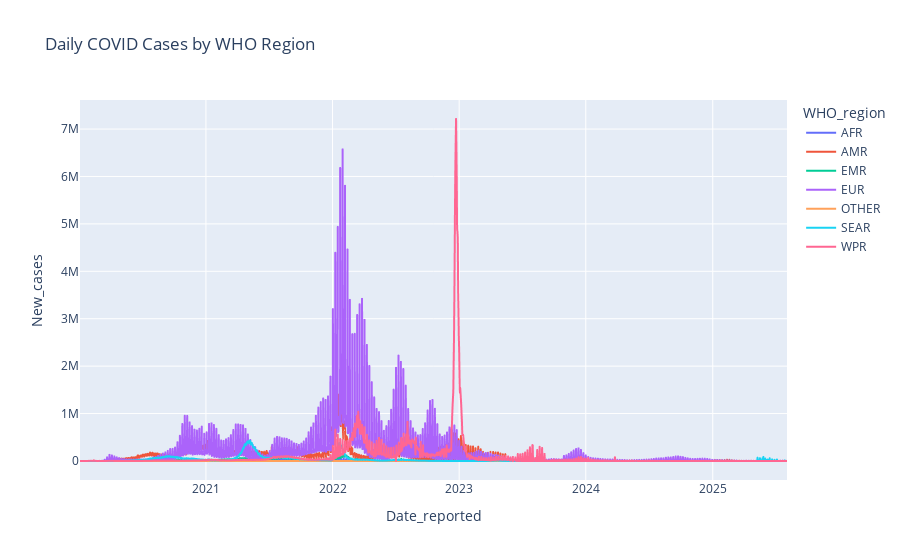
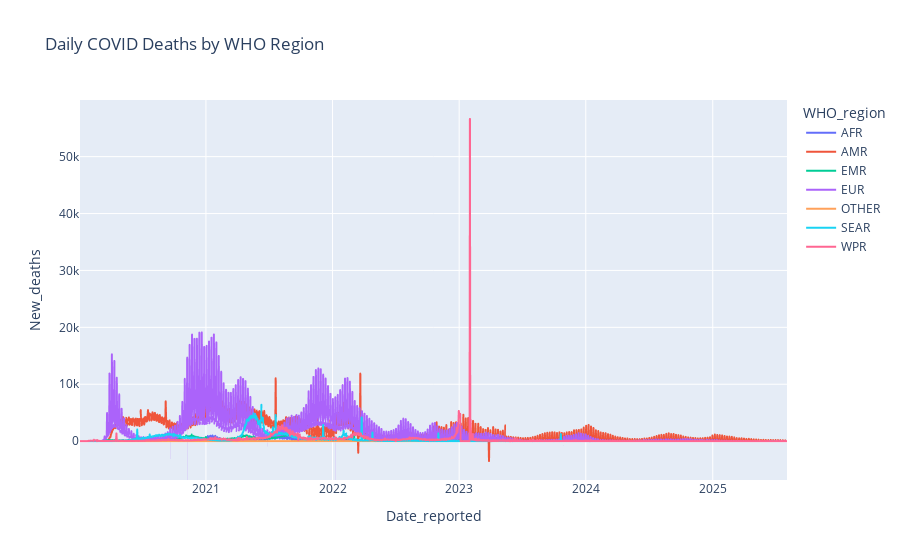

The code cell stored with these charts, in order, in its notebook:
### Markdown cell above
Daily COVID-19 Trends by WHO Region

### Code cell
region_trends = (df.groupby(["Date_reported", "WHO_region"])[["New_cases", "New_deaths"]].sum().reset_index())

# Daily cases per region
fig_cases = px.line(
    region_trends,
    x="Date_reported",
    y="New_cases",
    color="WHO_region",
    title="Daily COVID Cases by WHO Region"
)
fig_cases.show()
print("Insight: The Americas and Europe show high daily cases, while Africa and Western Pacific show lower counts with intermittent spikes.")

# Daily deaths per region
fig_deaths = px.line(
    region_trends,
    x="Date_reported",
    y="New_deaths",
    color="WHO_region",
    title="Daily COVID Deaths by WHO Region"
)
fig_deaths.show()
print("Insight: Deaths follow a similar regional pattern as cases; however, mortality trends are less volatile and highlight healthcare capacity differences.")

### Figure 1 — Plotly figure (JSON) as saved in the notebook; plotly's stock layout.template omitted (floating-point values rounded to 4 significant figures; data arrays with more than 128 entries replaced by an {"elided": "..."} marker saying what was removed)
{"data": [{"hovertemplate": "WHO_region=AFR<br>Date_reported=%{x}<br>New_cases=%{y}<extra></extra>", "legendgroup": "AFR", "line": {"color": "#636efa", "dash": "solid"}, "marker": {"symbol": "circle"}, "mode": "lines", "name": "AFR", "showlegend": true, "type": "scattergl", "x": {"elided": "2039 str values"}, "xaxis": "x", "y": {"elided": "2039 float values"}, "yaxis": "y"}, {"hovertemplate": "WHO_region=AMR<br>Date_reported=%{x}<br>New_cases=%{y}<extra></extra>", "legendgroup": "AMR", "line": {"color": "#EF553B", "dash": "solid"}, "marker": {"symbol": "circle"}, "mode": "lines", "name": "AMR", "showlegend": true, "type": "scattergl", "x": {"elided": "2039 str values"}, "xaxis": "x", "y": {"elided": "2039 float values"}, "yaxis": "y"}, {"hovertemplate": "WHO_region=EMR<br>Date_reported=%{x}<br>New_cases=%{y}<extra></extra>", "legendgroup": "EMR", "line": {"color": "#00cc96", "dash": "solid"}, "marker": {"symbol": "circle"}, "mode": "lines", "name": "EMR", "showlegend": true, "type": "scattergl", "x": {"elided": "2039 str values"}, "xaxis": "x", "y": {"elided": "2039 float values"}, "yaxis": "y"}, {"hovertemplate": "WHO_region=EUR<br>Date_reported=%{x}<br>New_cases=%{y}<extra></extra>", "legendgroup": "EUR", "line": {"color": "#ab63fa", "dash": "solid"}, "marker": {"symbol": "circle"}, "mode": "lines", "name": "EUR", "showlegend": true, "type": "scattergl", "x": {"elided": "2039 str values"}, "xaxis": "x", "y": {"elided": "2039 float values"}, "yaxis": "y"}, {"hovertemplate": "WHO_region=OTHER<br>Date_reported=%{x}<br>New_cases=%{y}<extra></extra>", "legendgroup": "OTHER", "line": {"color": "#FFA15A", "dash": "solid"}, "marker": {"symbol": "circle"}, "mode": "lines", "name": "OTHER", "showlegend": true, "type": "scattergl", "x": {"elided": "2039 str values"}, "xaxis": "x", "y": {"elided": "2039 float values"}, "yaxis": "y"}, {"hovertemplate": "WHO_region=SEAR<br>Date_reported=%{x}<br>New_cases=%{y}<extra></extra>", "legendgroup": "SEAR", "line": {"color": "#19d3f3", "dash": "solid"}, "marker": {"symbol": "circle"}, "mode": "lines", "name": "SEAR", "showlegend": true, "type": "scattergl", "x": {"elided": "2039 str values"}, "xaxis": "x", "y": {"elided": "2039 float values"}, "yaxis": "y"}, {"hovertemplate": "WHO_region=WPR<br>Date_reported=%{x}<br>New_cases=%{y}<extra></extra>", "legendgroup": "WPR", "line": {"color": "#FF6692", "dash": "solid"}, "marker": {"symbol": "circle"}, "mode": "lines", "name": "WPR", "showlegend": true, "type": "scattergl", "x": {"elided": "2039 str values"}, "xaxis": "x", "y": {"elided": "2039 float values"}, "yaxis": "y"}], "layout": {"legend": {"title": {"text": "WHO_region"}, "tracegroupgap": 0}, "title": {"text": "Daily COVID Cases by WHO Region"}, "xaxis": {"anchor": "y", "domain": [0, 1], "title": {"text": "Date_reported"}}, "yaxis": {"anchor": "x", "domain": [0, 1], "title": {"text": "New_cases"}}}}

### Figure 2 — Plotly figure (JSON) as saved in the notebook; plotly's stock layout.template omitted (floating-point values rounded to 4 significant figures; data arrays with more than 128 entries replaced by an {"elided": "..."} marker saying what was removed)
{"data": [{"hovertemplate": "WHO_region=AFR<br>Date_reported=%{x}<br>New_deaths=%{y}<extra></extra>", "legendgroup": "AFR", "line": {"color": "#636efa", "dash": "solid"}, "marker": {"symbol": "circle"}, "mode": "lines", "name": "AFR", "showlegend": true, "type": "scattergl", "x": {"elided": "2039 str values"}, "xaxis": "x", "y": {"elided": "2039 float values"}, "yaxis": "y"}, {"hovertemplate": "WHO_region=AMR<br>Date_reported=%{x}<br>New_deaths=%{y}<extra></extra>", "legendgroup": "AMR", "line": {"color": "#EF553B", "dash": "solid"}, "marker": {"symbol": "circle"}, "mode": "lines", "name": "AMR", "showlegend": true, "type": "scattergl", "x": {"elided": "2039 str values"}, "xaxis": "x", "y": {"elided": "2039 float values"}, "yaxis": "y"}, {"hovertemplate": "WHO_region=EMR<br>Date_reported=%{x}<br>New_deaths=%{y}<extra></extra>", "legendgroup": "EMR", "line": {"color": "#00cc96", "dash": "solid"}, "marker": {"symbol": "circle"}, "mode": "lines", "name": "EMR", "showlegend": true, "type": "scattergl", "x": {"elided": "2039 str values"}, "xaxis": "x", "y": {"elided": "2039 float values"}, "yaxis": "y"}, {"hovertemplate": "WHO_region=EUR<br>Date_reported=%{x}<br>New_deaths=%{y}<extra></extra>", "legendgroup": "EUR", "line": {"color": "#ab63fa", "dash": "solid"}, "marker": {"symbol": "circle"}, "mode": "lines", "name": "EUR", "showlegend": true, "type": "scattergl", "x": {"elided": "2039 str values"}, "xaxis": "x", "y": {"elided": "2039 float values"}, "yaxis": "y"}, {"hovertemplate": "WHO_region=OTHER<br>Date_reported=%{x}<br>New_deaths=%{y}<extra></extra>", "legendgroup": "OTHER", "line": {"color": "#FFA15A", "dash": "solid"}, "marker": {"symbol": "circle"}, "mode": "lines", "name": "OTHER", "showlegend": true, "type": "scattergl", "x": {"elided": "2039 str values"}, "xaxis": "x", "y": {"elided": "2039 float values"}, "yaxis": "y"}, {"hovertemplate": "WHO_region=SEAR<br>Date_reported=%{x}<br>New_deaths=%{y}<extra></extra>", "legendgroup": "SEAR", "line": {"color": "#19d3f3", "dash": "solid"}, "marker": {"symbol": "circle"}, "mode": "lines", "name": "SEAR", "showlegend": true, "type": "scattergl", "x": {"elided": "2039 str values"}, "xaxis": "x", "y": {"elided": "2039 float values"}, "yaxis": "y"}, {"hovertemplate": "WHO_region=WPR<br>Date_reported=%{x}<br>New_deaths=%{y}<extra></extra>", "legendgroup": "WPR", "line": {"color": "#FF6692", "dash": "solid"}, "marker": {"symbol": "circle"}, "mode": "lines", "name": "WPR", "showlegend": true, "type": "scattergl", "x": {"elided": "2039 str values"}, "xaxis": "x", "y": {"elided": "2039 float values"}, "yaxis": "y"}], "layout": {"legend": {"title": {"text": "WHO_region"}, "tracegroupgap": 0}, "title": {"text": "Daily COVID Deaths by WHO Region"}, "xaxis": {"anchor": "y", "domain": [0, 1], "title": {"text": "Date_reported"}}, "yaxis": {"anchor": "x", "domain": [0, 1], "title": {"text": "New_deaths"}}}}
